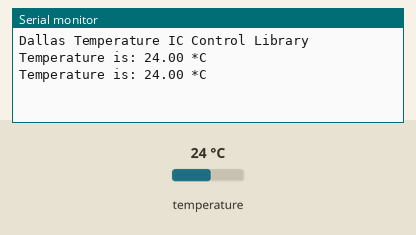
A sketch run on a simulated Arduino Uno, built with avr-gcc and run on an emulated ATmega328P. On the bench: the last lines printed to the serial monitor. Inputs (shaded band) come from the test bench; at power-on: temperature 24 °C.

Above: at 2.8 s.
2.9 s: temperature set to 12 °C
At 3.7 s:
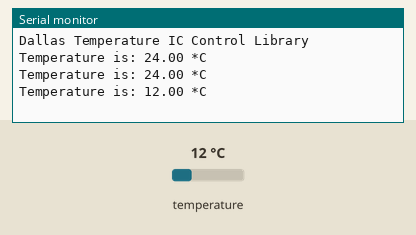
4.7 s: temperature set to 19 °C
At 4.7 s:
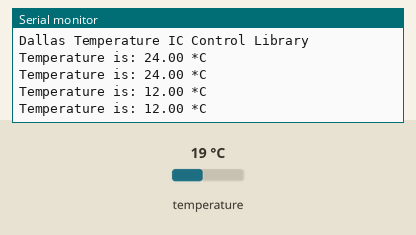
Timing chart, 0 to 7.7 s (numbered marks = the images above; inputs shaded):
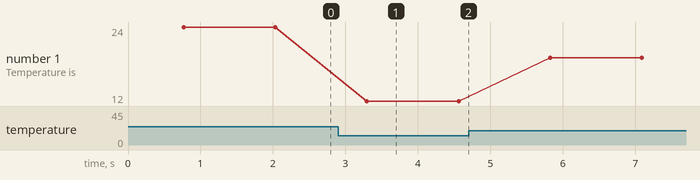

Measured:
- after the input at 2.9 s, the serial monitor: prints a new line after 0.40 s (image 1)
- plotted number 1: 24 → 12 after the input at 2.9 s, 12 → 19 after the input at 4.7 s

The sketch:

sketch_oct8a.ino
```cpp
#include <OneWire.h>
#include <DallasTemperature.h>
#define ONE_WIRE_BUS 4 //กำหนดขาที่จะเชื่อมต่อ Sensor
OneWire oneWire(ONE_WIRE_BUS);
DallasTemperature sensors(&oneWire);

void setup(void) {
Serial.begin(9600);
Serial.println("Dallas Temperature IC Control Library");
sensors.begin();
}

void loop(void) {
sensors.requestTemperatures(); //อ่านข้อมูลจาก library
Serial.print("Temperature is: ");
Serial.print(sensors.getTempCByIndex(0)); // แสดงค่า อูณหภูมิ
Serial.println(" *C");
delay(500);
}
```
